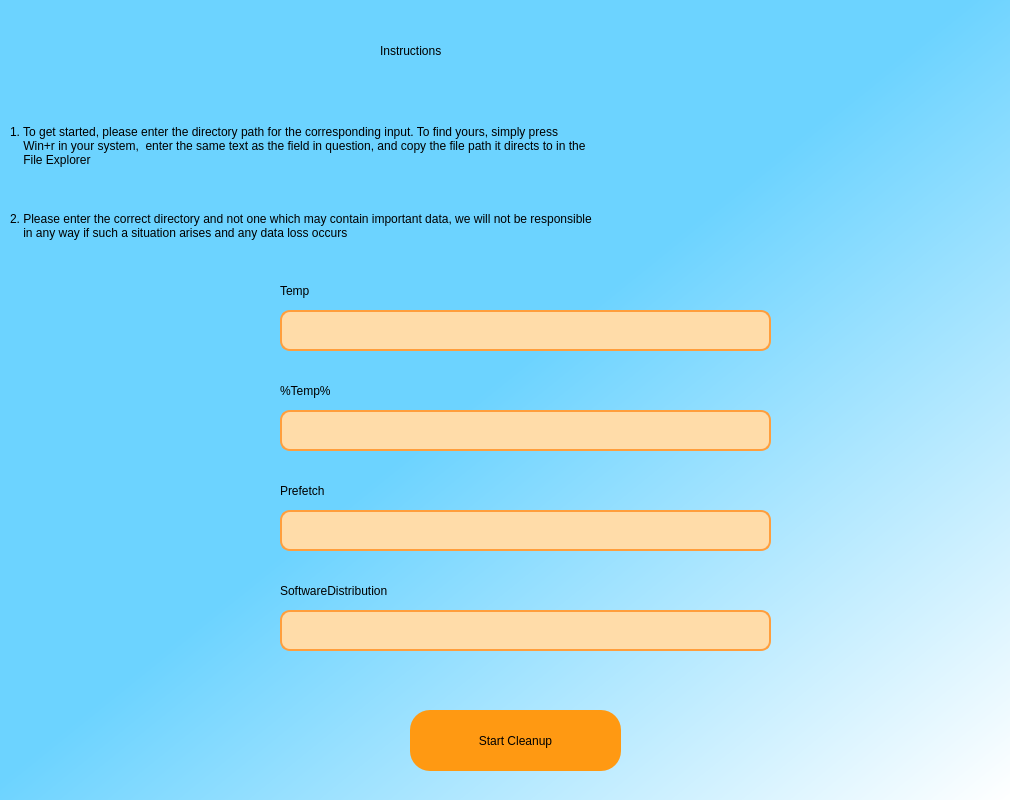
<?xml version="1.0" encoding="UTF-8"?>
<ui version="4.0">
 <class>Dialog</class>
 <widget class="QDialog" name="Dialog">
  <property name="geometry">
   <rect>
    <x>0</x>
    <y>0</y>
    <width>1010</width>
    <height>800</height>
   </rect>
  </property>
  <property name="windowTitle">
   <string>Dialog</string>
  </property>
  <property name="styleSheet">
   <string notr="true"/>
  </property>
  <widget class="QWidget" name="widget" native="true">
   <property name="geometry">
    <rect>
     <x>0</x>
     <y>0</y>
     <width>1011</width>
     <height>801</height>
    </rect>
   </property>
   <property name="styleSheet">
    <string notr="true">QWidget #widget{
background-color:qlineargradient(spread:pad, x1:0.479, y1:0.488273, x2:1, y2:1, stop:0 rgba(108, 211, 255, 255), stop:1 rgba(255, 255, 255, 255));}</string>
   </property>
   <widget class="QLabel" name="label">
    <property name="geometry">
     <rect>
      <x>380</x>
      <y>20</y>
      <width>261</width>
      <height>61</height>
     </rect>
    </property>
    <property name="styleSheet">
     <string notr="true">font: 75 30pt &quot;MS Shell Dlg 2&quot;;</string>
    </property>
    <property name="text">
     <string>Instructions</string>
    </property>
   </widget>
   <widget class="QPushButton" name="startcleanup">
    <property name="geometry">
     <rect>
      <x>410</x>
      <y>710</y>
      <width>211</width>
      <height>61</height>
     </rect>
    </property>
    <property name="styleSheet">
     <string notr="true">QPushButton{
border-radius: 20px;
font: 18pt &quot;MS Shell Dlg 2&quot;;
background-color:rgb(255, 153, 18);
}
QPushButton:hover{
background-color:rgb(255, 162, 99);
}</string>
    </property>
    <property name="text">
     <string>Start Cleanup</string>
    </property>
   </widget>
   <widget class="QLabel" name="label_2">
    <property name="geometry">
     <rect>
      <x>10</x>
      <y>110</y>
      <width>991</width>
      <height>71</height>
     </rect>
    </property>
    <property name="styleSheet">
     <string notr="true">font: 12pt &quot;MS Shell Dlg 2&quot;;</string>
    </property>
    <property name="text">
     <string>1. To get started, please enter the directory path for the corresponding input. To find yours, simply press
    Win+r in your system,  enter the same text as the field in question, and copy the file path it directs to in the
    File Explorer </string>
    </property>
   </widget>
   <widget class="QLabel" name="label_3">
    <property name="geometry">
     <rect>
      <x>10</x>
      <y>200</y>
      <width>991</width>
      <height>51</height>
     </rect>
    </property>
    <property name="styleSheet">
     <string notr="true">font: 12pt &quot;MS Shell Dlg 2&quot;;</string>
    </property>
    <property name="text">
     <string>2. Please enter the correct directory and not one which may contain important data, we will not be responsible
    in any way if such a situation arises and any data loss occurs</string>
    </property>
   </widget>
   <widget class="QLineEdit" name="tempfield">
    <property name="geometry">
     <rect>
      <x>280</x>
      <y>310</y>
      <width>491</width>
      <height>41</height>
     </rect>
    </property>
    <property name="styleSheet">
     <string notr="true">QLineEdit{
font: 12pt &quot;MS Shell Dlg 2&quot;;
border: 2px solid rgb(255, 158, 61);
border-radius: 10px;
background-color: rgb(255, 220, 169);

}
QLineEdit:focus {
border: 2px solid rgb(88, 76, 255);

}</string>
    </property>
    <property name="text">
     <string/>
    </property>
   </widget>
   <widget class="QLabel" name="label_4">
    <property name="geometry">
     <rect>
      <x>280</x>
      <y>280</y>
      <width>55</width>
      <height>21</height>
     </rect>
    </property>
    <property name="styleSheet">
     <string notr="true">font: 10pt &quot;MS Shell Dlg 2&quot;;</string>
    </property>
    <property name="text">
     <string>Temp</string>
    </property>
   </widget>
   <widget class="QLabel" name="label_5">
    <property name="geometry">
     <rect>
      <x>280</x>
      <y>380</y>
      <width>81</width>
      <height>21</height>
     </rect>
    </property>
    <property name="styleSheet">
     <string notr="true">font: 10pt &quot;MS Shell Dlg 2&quot;;</string>
    </property>
    <property name="text">
     <string>%Temp%</string>
    </property>
   </widget>
   <widget class="QLineEdit" name="modtempfield">
    <property name="geometry">
     <rect>
      <x>280</x>
      <y>410</y>
      <width>491</width>
      <height>41</height>
     </rect>
    </property>
    <property name="styleSheet">
     <string notr="true">QLineEdit{
font: 12pt &quot;MS Shell Dlg 2&quot;;
border: 2px solid rgb(255, 158, 61);
border-radius: 10px;
background-color: rgb(255, 220, 169);

}
QLineEdit:focus {
border: 2px solid rgb(88, 76, 255);

}</string>
    </property>
    <property name="text">
     <string/>
    </property>
   </widget>
   <widget class="QLineEdit" name="prefetchfield">
    <property name="geometry">
     <rect>
      <x>280</x>
      <y>510</y>
      <width>491</width>
      <height>41</height>
     </rect>
    </property>
    <property name="styleSheet">
     <string notr="true">QLineEdit{
font: 12pt &quot;MS Shell Dlg 2&quot;;
border: 2px solid rgb(255, 158, 61);
border-radius: 10px;
background-color: rgb(255, 220, 169);

}
QLineEdit:focus {
border: 2px solid rgb(88, 76, 255);

}</string>
    </property>
    <property name="text">
     <string/>
    </property>
   </widget>
   <widget class="QLineEdit" name="softdisfield">
    <property name="geometry">
     <rect>
      <x>280</x>
      <y>610</y>
      <width>491</width>
      <height>41</height>
     </rect>
    </property>
    <property name="styleSheet">
     <string notr="true">QLineEdit{
font: 12pt &quot;MS Shell Dlg 2&quot;;
border: 2px solid rgb(255, 158, 61);
border-radius: 10px;
background-color: rgb(255, 220, 169);

}
QLineEdit:focus {
border: 2px solid rgb(88, 76, 255);

}</string>
    </property>
    <property name="text">
     <string/>
    </property>
   </widget>
   <widget class="QLabel" name="label_6">
    <property name="geometry">
     <rect>
      <x>280</x>
      <y>480</y>
      <width>61</width>
      <height>21</height>
     </rect>
    </property>
    <property name="styleSheet">
     <string notr="true">font: 10pt &quot;MS Shell Dlg 2&quot;;</string>
    </property>
    <property name="text">
     <string>Prefetch</string>
    </property>
   </widget>
   <widget class="QLabel" name="label_7">
    <property name="geometry">
     <rect>
      <x>280</x>
      <y>580</y>
      <width>161</width>
      <height>21</height>
     </rect>
    </property>
    <property name="styleSheet">
     <string notr="true">font: 10pt &quot;MS Shell Dlg 2&quot;;</string>
    </property>
    <property name="text">
     <string>SoftwareDistribution</string>
    </property>
   </widget>
   <widget class="QLabel" name="label_8">
    <property name="geometry">
     <rect>
      <x>80</x>
      <y>330</y>
      <width>55</width>
      <height>16</height>
     </rect>
    </property>
    <property name="text">
     <string/>
    </property>
   </widget>
   <widget class="QLabel" name="error">
    <property name="geometry">
     <rect>
      <x>300</x>
      <y>670</y>
      <width>431</width>
      <height>31</height>
     </rect>
    </property>
    <property name="styleSheet">
     <string notr="true">font: 9pt &quot;MS Shell Dlg 2&quot;;
color:rgb(255, 0, 0);</string>
    </property>
    <property name="text">
     <string/>
    </property>
   </widget>
  </widget>
 </widget>
 <resources/>
 <connections/>
</ui>
